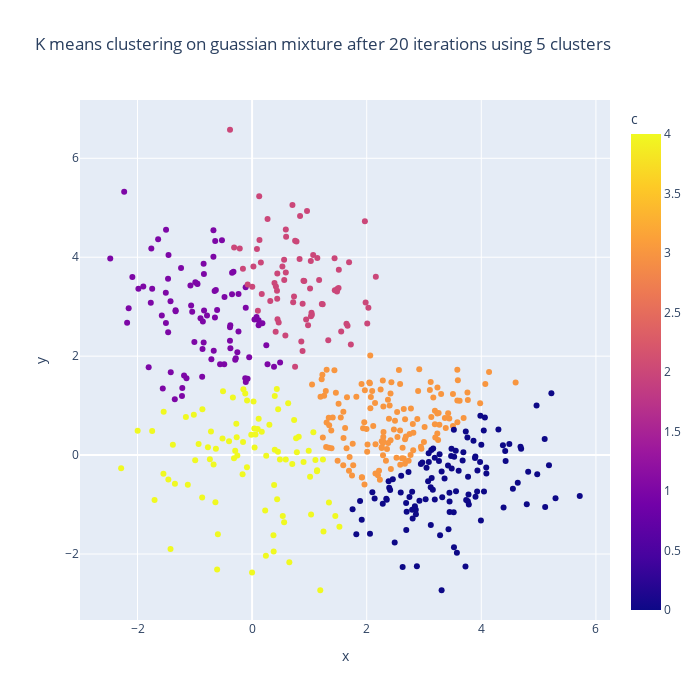

The cell this chart's notebook holds for it:
### Code cell
import plotly.express as px
fig = px.scatter(df, x="x", y="y", color="c", width=700, height=700, title=f"K means clustering on guassian mixture after {num_iterations} iterations using {num_clusters} clusters")
fig.write_image(f"/Users/loreliegordon/Library/Mobile Documents/com~apple~CloudDocs/Documents/root/Columbia/Fall2021/ELEN4720/Assignments/assignment3/submission/kmeans_{num_clusters}.png")
fig.show()

### Figure 1 — Plotly figure (JSON) as saved in the notebook; plotly's stock layout.template omitted (floating-point values rounded to 4 significant figures; data arrays with more than 128 entries replaced by an {"elided": "..."} marker saying what was removed)
{"data": [{"hovertemplate": "x=%{x}<br>y=%{y}<br>c=%{marker.color}<extra></extra>", "legendgroup": "", "marker": {"color": {"elided": "500 int values"}, "coloraxis": "coloraxis", "symbol": "circle"}, "mode": "markers", "name": "", "orientation": "v", "showlegend": false, "type": "scatter", "x": {"elided": "500 float values"}, "xaxis": "x", "y": {"elided": "500 float values"}, "yaxis": "y"}], "layout": {"coloraxis": {"colorbar": {"title": {"text": "c"}}, "colorscale": [[0, "#0d0887"], [0.1111, "#46039f"], [0.2222, "#7201a8"], [0.3333, "#9c179e"], [0.4444, "#bd3786"], [0.5556, "#d8576b"], [0.6667, "#ed7953"], [0.7778, "#fb9f3a"], [0.8889, "#fdca26"], [1, "#f0f921"]]}, "height": 700, "legend": {"tracegroupgap": 0}, "title": {"text": "K means clustering on guassian mixture after 20 iterations using 5 clusters"}, "width": 700, "xaxis": {"anchor": "y", "domain": [0, 1], "title": {"text": "x"}}, "yaxis": {"anchor": "x", "domain": [0, 1], "title": {"text": "y"}}}}
